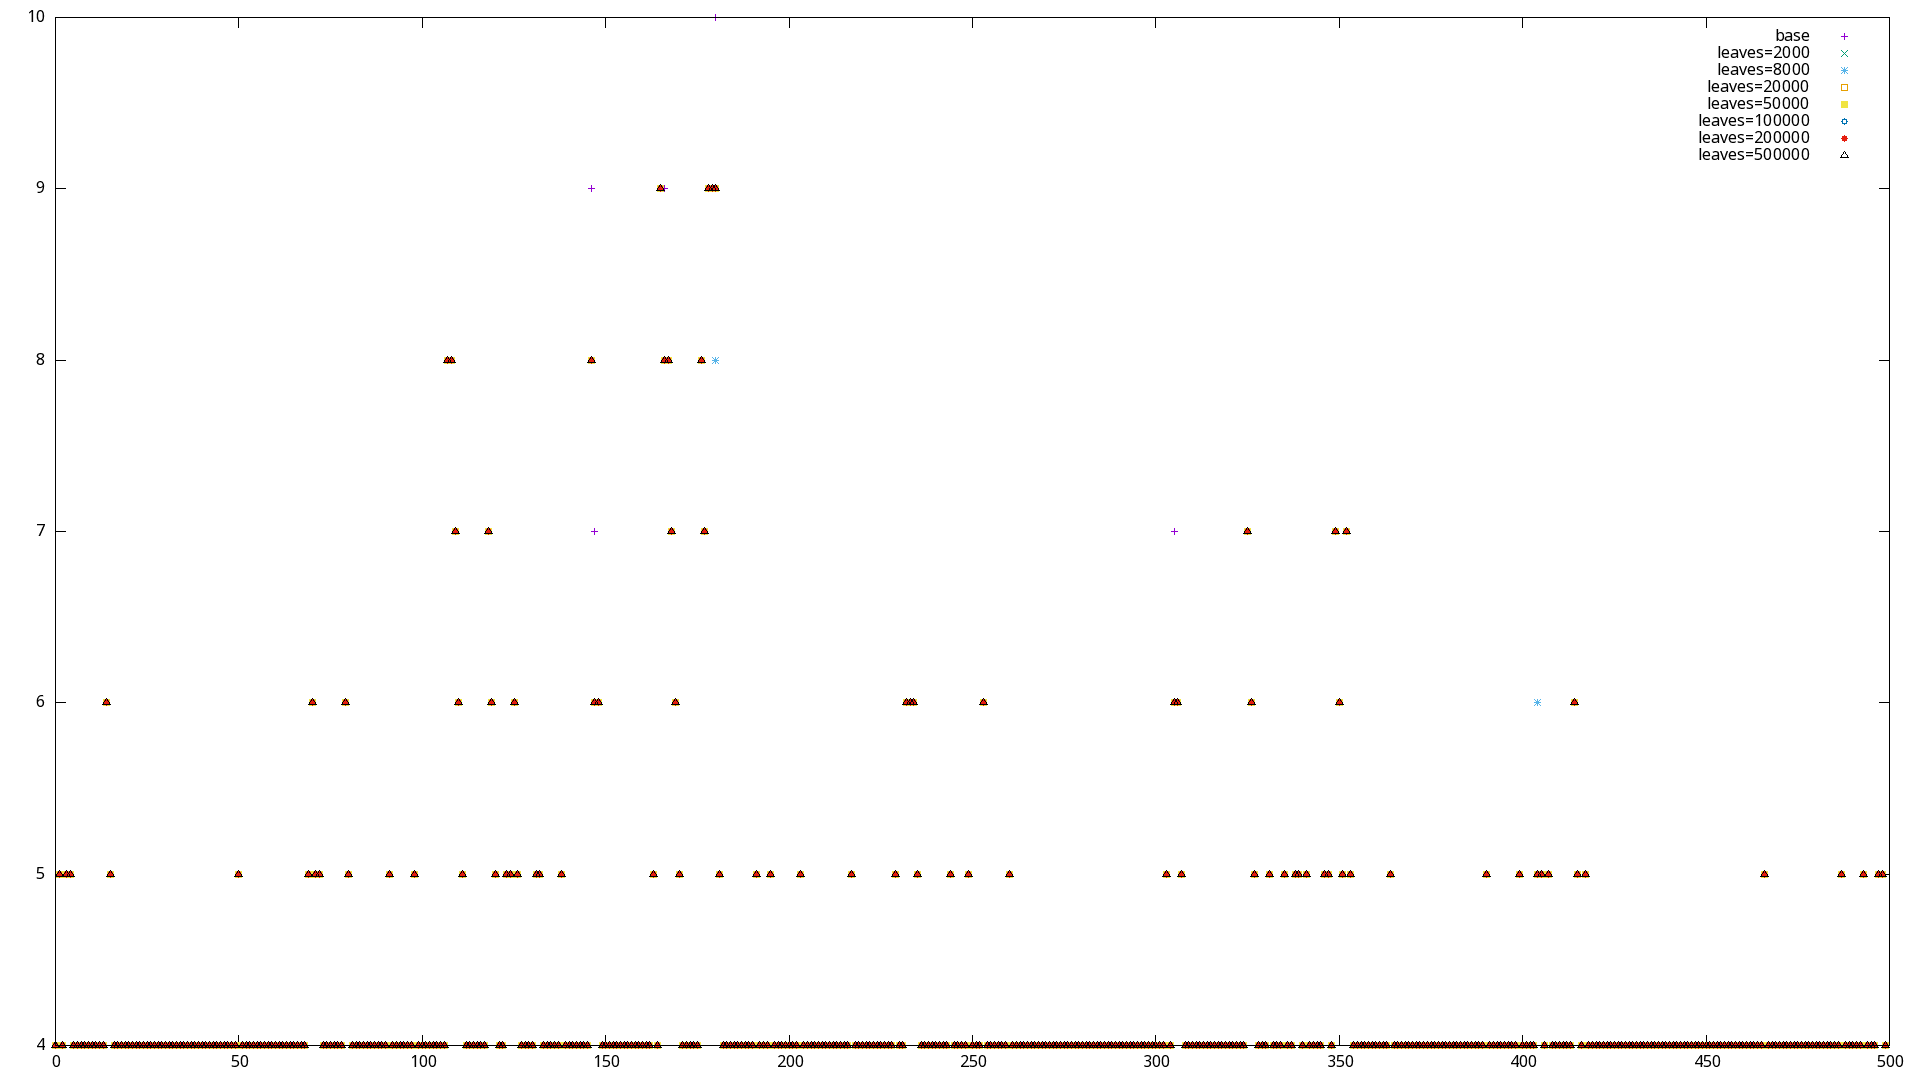

Write the gnuplot code that produced this figure.
set terminal png size 1920,1080
set output '02_enemies.png'
plot '02_enemies_base.dat' title 'base', '02_enemies_2000.dat' title 'leaves=2000', '02_enemies_8000.dat' title 'leaves=8000', '02_enemies_20000.dat' title 'leaves=20000', '02_enemies_50000.dat' title 'leaves=50000', '02_enemies_100000.dat' title 'leaves=100000', '02_enemies_200000.dat' title 'leaves=200000', '02_enemies_500000.dat' title 'leaves=500000'